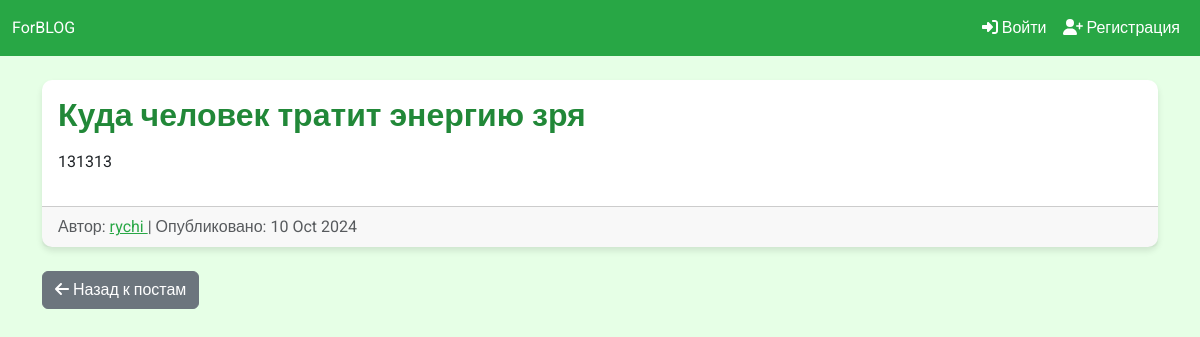
The app's page /post/2/ with its own data.
### blog/models.py (models this page shows, shortened)
class Post(models.Model):
    title = models.CharField(max_length=200)
    content = models.TextField()
    pub_date = models.DateTimeField(default=timezone.now)
    published = models.BooleanField(default=True)
    author = models.ForeignKey(User, on_delete=models.CASCADE, related_name='posts')

### blog/views.py (the view)
# urls.py: path('post/<int:post_id>/', views.post_detail_view, name='post_detail'),
def post_detail_view(request, post_id):
    post = get_object_or_404(Post, id=post_id, published=True)
    return render(request, 'blog/post_detail.html', {'post': post})

### blog/templates/blog/post_detail.html (shortened to what this page needs)
{% extends 'blog/base.html' %}
{% block content %}
    <div class="card mb-4">
        <div class="card-body">
            <h2 class="card-title">{{ post.title }}</h2>
            <p class="card-text">{{ post.content|linebreaks }}</p>
        </div>
        <div class="card-footer text-muted">
            Автор:
            <a href="{% url 'user_profile' post.author.username %}">
                {{ post.author.username }}
            </a> | Опубликовано: {{ post.pub_date|date:"d M Y" }}
        </div>
    </div>
    <a href="{% url 'post_list' %}" class="btn btn-secondary">
        <i class="fas fa-arrow-left"></i> Назад к постам
    </a>
{% endblock %}

### static/css/custom.css (style rules this page uses)
body { background-color: #e6ffe6; font-family: 'Roboto', sans-serif; color: #333333; }
.card { border-radius: 10px; box-shadow: 0 4px 6px rgba(0, 0, 0, 0.1); border: none; }
.card-title { color: #218838; }
.card-text { color: #555555; }
a { color: #28a745; }
.card-text, .form-label, .form-control, .nav-link, .navbar-brand { font-size: 1rem; line-height: 1.5; }
h1, h2, h3, h4, h5, h6 { color: #218838; font-weight: 700; }

### records on screen
Post: title "Куда человек тратит энергию зря", content "131313", author.username "rychi", pub_date "10 Oct 2024"
